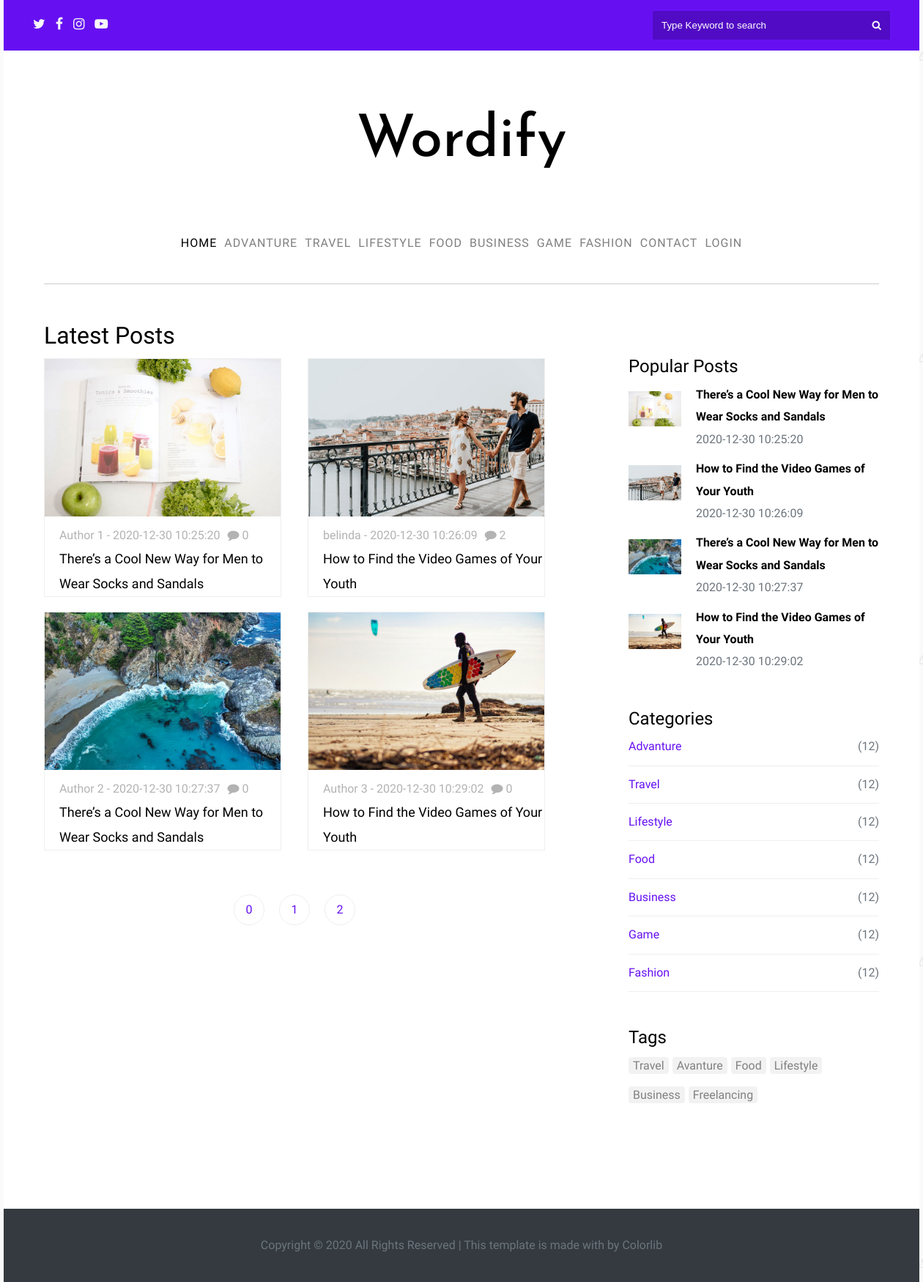
The page / on the database its author committed.
### tables this page shows
CREATE TABLE `category` (
  `cat_id` int(11) NOT NULL,
  `cat_title` varchar(255) NOT NULL
);

CREATE TABLE `posts` (
  `post_id` int(11) NOT NULL,
  `post_category_id` int(11) NOT NULL,
  `post_title` varchar(255) NOT NULL,
  `post_author` varchar(255) NOT NULL,
  `post_date` datetime NOT NULL,
  `post_image` varchar(255) NOT NULL,
  `post_content` longtext NOT NULL,
  `post_tags` varchar(255) NOT NULL,
  `post_status` varchar(255) NOT NULL,
  `post_views_count` int(11) NOT NULL,
  `post_comment_count` int(11) NOT NULL
);

### index.php (the view, shortened to what this page needs)
<?php include "./includes/header.php" ?>
<?php include "./includes/navigation.php" ?>
<div class="main-box">
    <div class="container">
        <div class="home-page">
            <h1>Latest Posts</h1>
            <div class="row">
                <?php
                $per_page = 4;
                if (isset($_GET['page'])) {
                    $page = $_GET['page'];
                } else {
                    $page = "";
                }
                if ($page == "" || $page == 1) {
                    $page_1 = 0;
                } else {
                    $page_1 = ($page * $per_page) - $per_page;
                }
                $post_query_count = "SELECT * FROM posts";
                $find_count = mysqli_query($connection, $post_query_count);
                $count = mysqli_num_rows($find_count);
                $count = ceil($count / $per_page);
                $query = "SELECT * FROM posts where post_status = 'published' LIMIT $page_1, $per_page";
                $select_all_post = mysqli_query($connection, $query);
                while ($row = mysqli_fetch_assoc($select_all_post)) {
                    $post_id = $row['post_id'];
                    $post_author = $row['post_author'];
                    $post_title = $row['post_title'];
                    $post_image = $row['post_image'];
                    $post_comment_count = $row['post_comment_count'];
                    $post_date = $row['post_date'];
                ?>
                    <div class="col-2">
                        <a href="post.php?p_id=<?php echo $post_id ?>">
                            <div class="img-group">
                                <img src="./images/<?php echo $post_image ?>" alt="">
                            </div>
                            <p class="persionnal"><?php echo $post_author ?> - <?php echo $post_date ?><i class="fa fa-comment" aria-hidden="true"></i> <?php echo $post_comment_count ?></p>
                            <h2 class="title"><?php echo $post_title; ?></h2>
                        </a>
                    </div>
                <?php } ?>
            </div>
            <ul class="pager">
                <?php
                for ($i = 0; $i <= $count; $i++) {
                    if ($i == $page) {
                        echo "<li><a class='active_link' href='index.php?page={$i}'>$i</a></li>";
                    } else {
                        echo "<li><a href='index.php?page={$i}'>$i</a></li>";
                    }
                }
                ?>
            </ul>
        </div>
    </div>
    <?php include "./includes/sidebar.php" ?>
</div>
<?php include "./includes/footer.php" ?>

### includes/header.php (shortened to what this page needs)
<!DOCTYPE html>
<html lang="en">
<head>
    <link rel="stylesheet" href="./css/style.css">
    <link rel="stylesheet" href="https://stackpath.bootstrapcdn.com/font-awesome/4.7.0/css/font-awesome.min.css">
</head>
<body>
    <div class="wrapper">
        <div class="main-box">
            <header>
                <div class="group-social">
                    <a href="#"><i class="fa fa-twitter" aria-hidden="true"></i></a>
                    <a href="#"><i class="fa fa-facebook" aria-hidden="true"></i></i></a>
                    <a href="#"><i class="fa fa-instagram" aria-hidden="true"></i></i></a>
                    <a href="#"><i class="fa fa-youtube-play" aria-hidden="true"></i></a>
                </div>
                <div class="form-search">
                    <form action="search.php" class="form-control" method="POST">
                        <input class="form-control__input" name="search" type="text" placeholder="Type Keyword to search">
                        <button type="submit" name="submit" class="form-control__btn">
                            <i class="fa fa-search" aria-hidden="true"></i>
                        </button>
                    </form>
                </div>
            </header>

### includes/navigation.php
<nav class="nav">
    <div class="container">
        <div class="top-menu">
            <h1><a href="index.php">Wordify</a></h1>
            <ul class="main-nav">
                <li><a href="index.php" class="active">home</a></li>
                <?php
                $query = "SELECT * FROM category";
                $select_category_query = mysqli_query($connection, $query);
                while ($row = mysqli_fetch_assoc($select_category_query)) {
                    $cat_id = $row['cat_id'];
                    $cat_title = $row['cat_title'];
                    echo "<li><a href='category.php?category=$cat_id'>$cat_title</a></li>";
                }
                ?>
                <li><a href="#">contact</a></li>
                <li><a href="login.php">Login</a></li>
            </ul>
        </div>
        <div class="border"></div>
    </div>
</nav>

### includes/sidebar.php (shortened to what this page needs)
<div class="container">
    <div class="group-sidebar">
        <div class="sidebar">
            <h2>Popular Posts</h2>
            <?php
            $query = "SELECT * FROM posts where post_views_count <= 5 LIMIT 4";
            $select_top_post = mysqli_query($connection, $query);
            while ($row = mysqli_fetch_assoc($select_top_post)) {
                $post_id = $row['post_id'];
                $post_title = $row['post_title'];
                $post_date = $row['post_date'];
                $post_image = $row['post_image'];
            ?>
                <div class="col-1">
                    <div class="col-1__image">
                        <img src="./images/<?php echo $post_image; ?>" alt="">
                    </div>
                    <div class="col-1__title">
                        <a href="post.php?p_id=<?php echo $post_id; ?>" style="text-decoration: none; color: black">
                            <h3><?php echo $post_title; ?></h3>
                        </a>
                        <p class="date"><?php echo $post_date; ?></p>
                    </div>
                </div>
            <?php
            }
            ?>
        </div>
        <div class="group-categories">
            <h2>Categories</h2>
            <?php
            $query = "SELECT * FROM category";
            $select_all_category = mysqli_query($connection, $query);
            while ($row = mysqli_fetch_assoc($select_all_category)) {
                $cat_id = $row['cat_id'];
                $cat_title = $row['cat_title'];
                echo "<div class='category'>
                        <a href='category.php?category=$cat_id'>$cat_title</a>
                        <span>(12)</span>
                    </div>";
            }
            ?>
        </div>
        <div class="group-tags">
            <h2>Tags</h2>
            <ul>
                <li><a href="#">Travel</a></li>
                <li><a href="#">Avanture</a></li>
                <li><a href="#">Food</a></li>
                <li><a href="#">Lifestyle</a></li>
                <li><a href="#">Business</a></li>
                <li><a href="#">Freelancing</a></li>
            </ul>
        </div>
    </div>
</div>

### includes/footer.php (shortened to what this page needs)
<div class="footer-group">
    <p>Copyright © 2020 All Rights Reserved | This template is made with by Colorlib</p>
</div>
</div>
</div>
</body>
</html>

### css/style.css (style rules this page uses)
header { display: flex; justify-content: space-between; align-items: center; background: var(--mainBlue); padding: 10px 0px 10px 0px; }
header .group-social { padding: 5px 0px 5px 0px; margin-left: 40px; }
header .form-search { padding: 5px 0px 5px 0px; margin-right: 40px; }
.group-social a i { font-size: 18px; margin-right: 10px; color: var(--light); }
.form-control { min-width: 300px; padding: 12px; background-color: var(--mainBlueDark); display: flex; justify-content: space-between; }
.form-control__input { border: none; background: none; }
.form-control__input::placeholder { color: white; }
.form-control__btn { border: none; background: none; color: white; }
.nav { background-color: white; }
.top-menu h1 { font-family: "Josefin Sans", sans-serif; padding: 48px 0px 48px 0px; }
.top-menu h1 a { font-weight: 500; font-size: 80px; display: block; text-align: center; text-decoration: none; color: black; }
.top-menu .main-nav { display: flex; justify-content: center; }
.top-menu .main-nav li { list-style-type: none; margin-right: 5px; margin-left: 5px; }
.top-menu .main-nav li a { text-decoration: none; font-size: 16px; text-transform: uppercase; color: rgba(0, 0, 0, 0.5); letter-spacing: 1px; transition: 0.3s; }
.top-menu .main-nav li .active { color: black; }
.border { margin-top: 40px; width: 100%; height: 1px; background-color: rgba(0, 0, 0, 0.2); }
.home-page { width: 60%; float: left; }
.home-page h1 { color: black; font-weight: 400; }
.home-page .row { display: flex; justify-content: space-between; flex-wrap: wrap; }
.home-page .row .col-2 { width: calc(100% / 2 - 20px); margin-bottom: 20px; border: 1px solid #efefef; }
.home-page .row .col-2 a { text-decoration: none; }
.home-page .row .col-2 .img-group { width: 100%; }
.home-page .row .col-2 .img-group img { width: 100%; }
.home-page .row .col-2 .persionnal { padding-left: 20px; color: #b3b3b3; }
.home-page .row .col-2 .persionnal i { margin-left: 10px; }
.home-page .row .col-2 .title { padding-left: 20px; font-size: 18px; color: black; font-weight: 500; }
.home-page .pager { margin-top: 40px; display: flex; justify-content: center; }
.home-page .pager li { cursor: pointer; list-style: none; }
.home-page .pager li a { text-decoration: none; display: flex; justify-content: center; align-items: center; color: var(--mainBlue); width: 40px; height: 40px; border-radius: 50%; border: 1px solid #efefef; color: var(--mainBlue); margin-left: 10px; margin-right: 10px; }
.group-sidebar { overflow: hidden; width: 30%; float: right; margin-bottom: 50px; }
.sidebar { margin-top: 50px; margin-bottom: 40px; }
.sidebar h2 { font-weight: 400; color: black; }
.sidebar .col-1 { display: flex; margin-bottom: 10px; }
.sidebar .col-1__image { width: 90px; height: 60px; margin-right: 20px; margin-top: 10px; }
.sidebar .col-1__image img { width: 100%; height: auto; }
.sidebar .col-1__title { vertical-align: top; }
.sidebar .col-1__title h3 { vertical-align: top; font-size: 16px; width: 250px; }
.group-categories { margin-bottom: 40px; }
.group-categories h2 { color: black; font-weight: 400; }
.group-categories .category { display: flex; justify-content: space-between; padding-bottom: 10px; margin-bottom: 10px; border-bottom: 1px solid #efefef; }
.group-categories .category a { text-decoration: none; text-transform: capitalize; color: var(--mainBlue); }
.group-tags { margin-bottom: 40px; }
.group-tags h2 { color: black; font-weight: 400; }
.group-tags ul { display: flex; flex-wrap: wrap; }
.group-tags ul li { list-style: none; margin-right: 5px; margin-bottom: 10px; }
.group-tags ul li a { border-radius: 4px; padding: 2px 6px; text-decoration: none; color: gray; background: #f2f2f2; }
.main-box { clear: both; overflow: hidden; }
.footer-group { clear: both; width: 100%; height: 100px; display: flex; justify-content: center; align-items: center; background-color: #343a40; margin-top: 40px; }
:root { --mainBlue: #6610f2; --mainBlueDark: #510bc4; --light: #f8f9fa; }
* { margin: 0; padding: 0; }
body { font-family: "Inconsolata", monospace; background: #ccc url(../images/photography.png) repeat; font-weight: 300; line-height: 1.9; color: #6c757d; }
.main-box { overflow: hidden; width: 1250px; margin: 0 auto; background-color: white; }
.container { width: 1140px; margin: 0 auto; }

### rows shown on the page
category: cat_title "ADVANTURE", cat_title "Advanture"
category: cat_title "TRAVEL", cat_title "Travel"
category: cat_title "LIFESTYLE", cat_title "Lifestyle"
category: cat_title "FOOD", cat_title "Food"
category: cat_title "BUSINESS", cat_title "Business"
category: cat_title "GAME", cat_title "Game"
category: cat_title "FASHION", cat_title "Fashion"
posts: post_image (picture), post_author "Author 1", post_date "2020-12-30 10:25:20", post_comment_count "0", post_title "There’s a Cool New Way for Men to Wear Socks and Sandals"
posts: post_image (picture), post_author "belinda", post_date "2020-12-30 10:26:09", post_comment_count "2", post_title "How to Find the Video Games of Your Youth"
posts: post_image (picture), post_author "Author 2", post_date "2020-12-30 10:27:37", post_comment_count "0", post_title "There’s a Cool New Way for Men to Wear Socks and Sandals"
posts: post_image (picture), post_author "Author 3", post_date "2020-12-30 10:29:02", post_comment_count "0", post_title "How to Find the Video Games of Your Youth"
